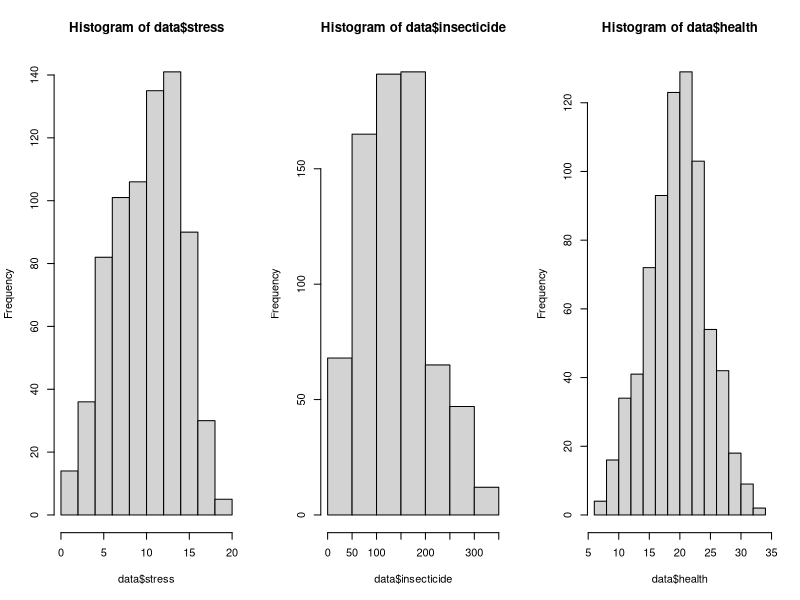
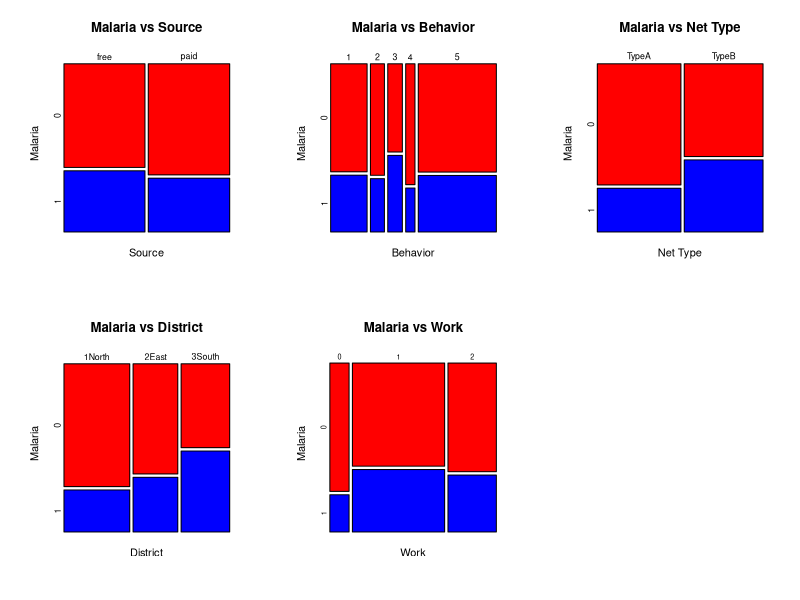
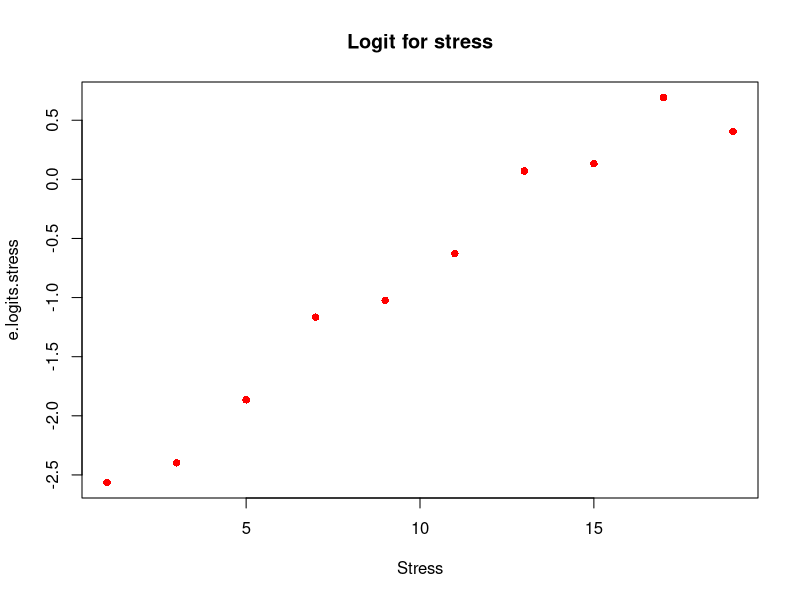
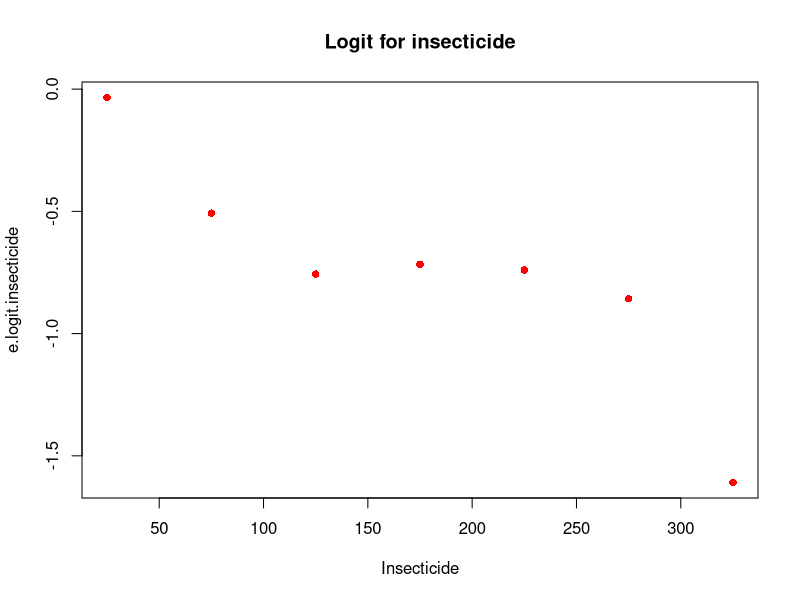
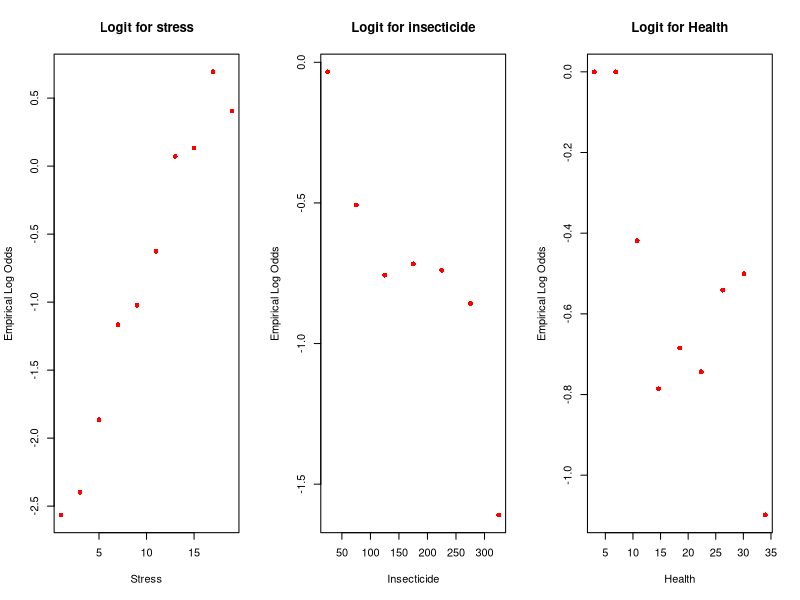
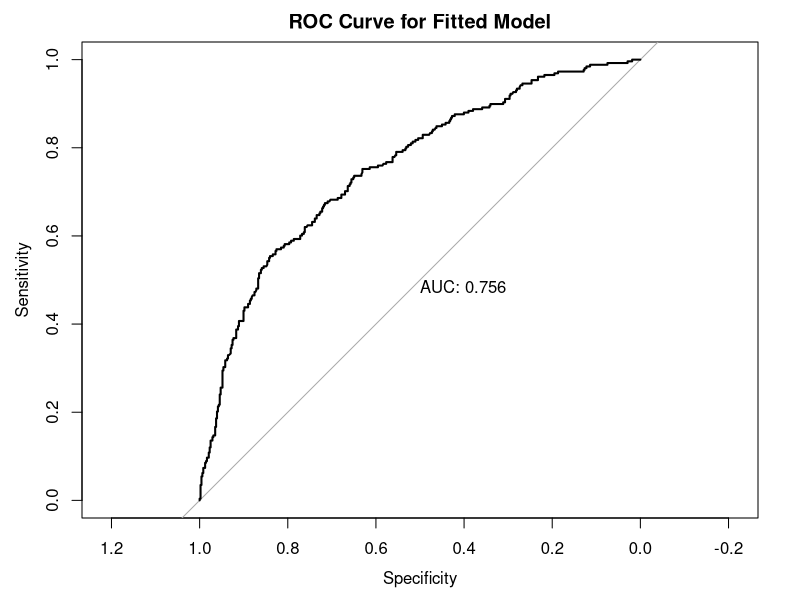
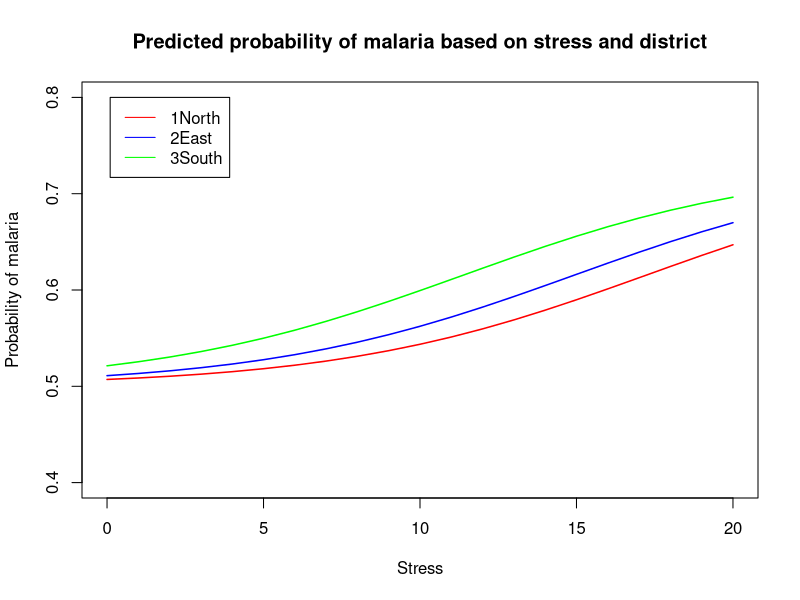

These figures' R source, in order:
# packages
library(pROC)

# import data
fdata = read.csv("malaria.csv")
head(fdata)

# remove Nid column
data = fdata[,-1]
head(data)

# check for null values
sum(is.na(data))

# change categorical variables using factor
data$source = factor(data$source)
data$behavior = factor(data$behavior)
data$nettype = factor(data$nettype)
data$district = factor(data$district)
data$work = factor(data$work)

# characteristics of subjects
summary(data$insecticide)
summary(data$stress)
summary(data$health)


# remove outlier
data = data[(data$insecticide < 424.01),]
data = data[(data$health != 37),]
data = data[(data$district != "9Moon"),]
data$district = droplevels(data$district, exclude = "9Moon")
data = data[(data$stress>0),]

# check for null values after removing outliers
sum(is.na(data))

# histograms
par(mfrow = c(1, 3))
hist(data$stress)
hist(data$insecticide, breaks = seq(0,350, by=50))
hist(data$health)
par(mfrow = c(1, 1))

# plot of contingency table
par(mfrow = c(2, 3))
mosaicplot(table(data$source, data$malaria),
           color = c("Red", "Blue"),
           xlab="Source",
           ylab="Malaria",
           main="Malaria vs Source",
           cex.axis = 0.8)

mosaicplot(table(data$behavior, data$malaria),
           color = c("Red", "Blue"),
           xlab="Behavior",
           ylab="Malaria",
           main="Malaria vs Behavior",
           cex.axis = 0.8)

mosaicplot(table(data$nettype, data$malaria),
           color = c("Red", "Blue"),
           xlab="Net Type",
           ylab="Malaria",
           main = "Malaria vs Net Type",
           cex.axis = 0.8)

mosaicplot(table(data$district, data$malaria),
           color = c("Red", "Blue"),
           xlab="District",
           ylab="Malaria",
           main="Malaria vs District",
           cex.axis = 0.8)

mosaicplot(table(data$work, data$malaria),
           color = c("Red", "Blue"),
           xlab="Work",
           ylab="Malaria",
           main="Malaria vs Work",
           cex.axis = )
par(mfrow = c(1, 1))

#chisq testing for categorical variables
chisq.test(table(data$malaria, data$source))
chisq.test(table(data$malaria, data$behavior))
chisq.test(table(data$malaria, data$nettype))
chisq.test(table(data$malaria, data$district))
chisq.test(table(data$malaria, data$work))

# LR test for continuous variable
glm.stress = glm(malaria ~ stress, data=data, family="binomial")
glm.insecticide = glm(malaria ~ insecticide, data=data, family="binomial")
glm.health = glm(malaria ~ health, data=data, family="binomial")

pchisq(anova(glm.stress)[2,2], anova(glm.stress)[2,1], lower.tail = FALSE)
pchisq(anova(glm.insecticide)[2,2], anova(glm.insecticide)[2,1], lower.tail = FALSE)
pchisq(anova(glm.health)[2,2], anova(glm.health)[2,1], lower.tail = FALSE)

#################################################
### slicing-dicing plot of empirical log-odds ###
#################################################

# Stress
stress.frac = factor(cut(data$stress,breaks=seq(0,20, by=2)))
stressdata <- data.frame(data, stress.frac)
e.probs= tapply(data$malaria, stress.frac, mean)
e.logits.stress <- log(e.probs/(1-e.probs))
plot(seq(1,19, by=2), e.logits.stress, xlab="Stress", col = "red", pch = 16,main= "Logit for stress")

# insecticide
insecticide.frac = factor(cut(data$insecticide,breaks=seq(0,350, by=50)))
insecticidedata <- data.frame(data, insecticide.frac)
e.probsins= tapply(data$malaria, insecticide.frac, mean)
e.logit.insecticide <- log(e.probsins/(1-e.probsins))
plot(seq(25, 325, by=50), e.logit.insecticide, xlab="Insecticide", col = "red", pch = 16,main= "Logit for insecticide")

# health
health.frac = factor(cut(data$health, breaks=seq(5,34, by=3)))
health_data <- data.frame(data, health.frac)
e.probsins = tapply(data$malaria, health.frac, mean)
e.logitsins.health <- log(e.probsins/(1-e.probsins))

par(mfrow = c(1, 3))
plot(seq(1,19, by=2), e.logits.stress, xlab="Stress", col = "red",
     pch = 16, main= "Logit for stress", ylab = "Empirical Log Odds")
plot(seq(25, 325, by=50), e.logit.insecticide, xlab="Insecticide", col = "red",
     pch = 16,main= "Logit for insecticide", ylab = "Empirical Log Odds")
plot(seq(3, 34, length.out=length(e.logitsins.health)),e.logitsins.health,
     xlab="Health", col = "red", pch = 16,
     main= "Logit for Health", ylab = "Empirical Log Odds")
par(mfrow = c(1, 1))

#######################
#### MODEL FITTING ####
#######################

# test transformations of insecticide
# insecticide
summary(glm(malaria ~ insecticide, data = data, family="binomial"))
BIC(glm(malaria ~ insecticide, data = data, family="binomial"))

# sqrt insecticide
summary(glm(malaria ~ sqrt(insecticide), data = data, family="binomial"))
BIC(glm(malaria ~ sqrt(insecticide), data = data, family="binomial"))

# insecticide^2
summary(glm(malaria ~ (insecticide)^2, data = data, family="binomial"))
BIC(glm(malaria ~ (insecticide)^2, data = data, family="binomial"))

# fit model with all parameters
glm.all = glm(malaria ~., data = data, family="binomial")
summary(glm.all)
pchisq(956.98-807.19, 13, lower.tail=FALSE)

# remove variables that are not statistically significant in output
# summary above
glm.reduce = glm(malaria ~. - source - health - work, data=data, family="binomial")
summary(glm.reduce)

# LR test for variables that were not statistically significant. p-value shows
# that source, health, work is not statistically significant
anova(glm.reduce, glm.all)
pchisq(3.754, 4, lower.tail=FALSE) # 0.4403207

# create intercept model for selection algorithm
glm.intercept = glm(malaria ~ 1, data=data, family="binomial")

# forward selection algorithm
glm.forward = step(glm.intercept, direction='forward', scope=formula(glm.all))
formula(glm.forward) # malaria ~ stress + district + nettype + insecticide

# backward selection algorithm
glm.backward = step(glm.all, direction='backward')
formula(glm.backward) # malaria ~ stress + insecticide + nettype + district

# both direction
glm.both = step(glm.intercept, direction='both', scope=formula(glm.all))
formula(glm.both) # malaria ~ stress + district + nettype + insecticide

# check to see if variables omitted from glm.both are not statistically
# significant. p-value shows that variables can be omitted
anova(glm.both, glm.all)
pchisq(1.8935, 4, lower.tail = FALSE) # 0.755339

# check for interaction
glm.interaction = glm(malaria ~ stress + district + nettype + insecticide + stress*district + stress*nettype + stress*insecticide + district*nettype + district*insecticide + nettype*insecticide, data = data, family = "binomial")
summary(glm.interaction)

# forward
glm.interact.forward = step(glm.both, direction='forward', scope=formula(glm.interaction))
formula(glm.interact.forward) # malaria ~ stress + district + nettype + insecticide + nettype:insecticide

# backward
glm.interact.backward = step(glm.interaction, direction='backward')
formula(glm.interact.backward) # malaria ~ stress + district + nettype + insecticide + nettype*insecticide

# both direction
glm.interact.both = step(glm.both, direction='both', scope=formula(glm.interaction))
formula(glm.interact.both) # malaria ~ stress + district + nettype + insecticide + nettype*insecticide

# LR to see if removed interaction terms are statistically significant
anova(glm.interact.both, glm.interaction)
pchisq(6.9708, 8, lower.tail = FALSE) # 0.5397864

# LR to see if interaction term nettype:insecticide cab be omitted
# seems that interaction term is not relevant
anova(glm.both, glm.interact.both)
pchisq(3.057, 1, lower.tail = FALSE) # 0.08038997

############################################
##### Anova tests for Model Variations #####
############################################

# all the associated variables
model.full = glm(malaria ~ nettype + district + work + stress + insecticide,
                 family= "binomial",
                 data = data)
summary(model.full)
BIC(model.full) # 868.0192
AIC(model.full) # 831.166

# remove net type
model.rem.nettype = glm(malaria ~ district + work + stress + insecticide,
                        family= "binomial",
                        data = data)
summary(model.rem.nettype)
BIC(model.rem.nettype) # 872.7548
AIC(model.rem.nettype) # 840.5082

#remove district
model.rem.district = glm(malaria ~ nettype + work + stress + insecticide,
                         family= "binomial",
                         data = data)
summary(model.rem.district)
BIC(model.rem.district) # 887.7656
AIC(model.rem.district) # 860.1257

# remove work

model.rem.work = glm(malaria ~ nettype + district + stress + insecticide,
                    family= "binomial",
                    data = data)
summary(model.rem.work)
BIC(model.rem.work) # 857.3503
AIC(model.rem.work) # 829.7104

#remove stress
model.rem.stress = glm(malaria ~ nettype + district + work + insecticide,
                     family= "binomial",
                     data = data)
summary(model.rem.stress)
BIC(model.rem.stress) # 933.7979
AIC(model.rem.stress) # 901.5514

#remove insecticide
model.rem.stress = glm(malaria ~ nettype + district + work + stress,
                       family= "binomial",
                       data = data)
summary(model.rem.stress)
BIC(model.rem.stress) # 866.3756
AIC(model.rem.stress) # 834.129

# From the outs above, the model with the best AIC is the
# model with netype, district, stress, and insecticide as variables.

#######
# Adding interaction to best fit model
#######

# nettype*insecticide
summary(glm(data$malaria~data$nettype+ data$district + data$stress + data$insecticide+ data$nettype*data$insecticide, family= "binomial"))
BIC(glm(data$malaria~data$nettype+ data$district + data$stress + data$insecticide+ data$nettype:data$insecticide, family= "binomial")) # 828.6534

# stress*work
summary(glm(data$malaria~data$nettype+ data$district + data$stress+ data$work + data$insecticide + data$stress:data$work, family= "binomial"))
BIC(glm(data$malaria~data$nettype+ data$district + data$stress+ data$insecticide + + data$work + data$stress:data$work, family= "binomial")) # 834.3218

#stress*insecticide
summary(glm(data$malaria~data$nettype+ data$district + data$stress + data$insecticide + data$stress:data$insecticide, family= "binomial"))
BIC(glm(data$malaria~data$nettype+ data$district + data$stress + data$insecticide + data$stress:data$insecticide, family= "binomial"))

# take away district from best AIC model
summary(glm(data$malaria~data$nettype + data$stress + data$insecticide+ data$nettype:data$insecticide, family= "binomial"))
BIC(glm(data$malaria~data$nettype + data$stress + data$insecticide+ data$nettype:data$insecticide, family= "binomial")) # 858.2966

# Parameter estimates for best AIC model
best.fit<-glm(malaria ~ nettype + district + stress + insecticide + nettype*insecticide,
              family= "binomial",
              data = data)
summary(best.fit)

#############################################
######### Selection Algorithm Check #########
#############################################

# fit model with all parameters
glm.all = glm(malaria ~., data = data, family="binomial")
summary(glm.all)
pchisq(956.98-807.19, 13, lower.tail=FALSE)

# remove variables that are not statistically significant in output
# summary above
glm.reduce = glm(malaria ~. - source - health - work, data=data, family="binomial")
summary(glm.reduce)

# LR test for variables that were not statistically significant. p-value shows
# that source, health, work is not statistically significant
anova(glm.reduce, glm.all)
pchisq(3.754, 4, lower.tail=FALSE) # 0.4403207

# create intercept model for selection algorithm
glm.intercept = glm(malaria ~ 1, data=data, family="binomial")

# forward selection algorithm
glm.forward = step(glm.intercept, direction='forward', scope=formula(glm.all))
formula(glm.forward) # malaria ~ stress + district + nettype + insecticide

# backward selection algorithm
glm.backward = step(glm.all, direction='backward')
formula(glm.backward) # malaria ~ stress + insecticide + nettype + district

# both direction
glm.both = step(glm.intercept, direction='both', scope=formula(glm.all))
formula(glm.both) # malaria ~ stress + district + nettype + insecticide

# check to see if variables omitted from glm.both are not statistically
# significant. p-value shows that variables can be omitted
anova(glm.both, glm.all)
pchisq(1.8935, 4, lower.tail = FALSE) # 0.755339

# check for interaction
glm.interaction = glm(malaria ~ stress + district + nettype + insecticide + stress*district + stress*nettype + stress*insecticide + district*nettype + district*insecticide + nettype*insecticide, data = data, family = "binomial")
summary(glm.interaction)

# forward
glm.interact.forward = step(glm.both, direction='forward', scope=formula(glm.interaction))
formula(glm.interact.forward) # malaria ~ stress + district + nettype + insecticide + nettype:insecticide

# backward
glm.interact.backward = step(glm.interaction, direction='backward')
formula(glm.interact.backward) # malaria ~ stress + district + nettype + insecticide + nettype*insecticide

# both direction
glm.interact.both = step(glm.both, direction='both', scope=formula(glm.interaction))
formula(glm.interact.both) # malaria ~ stress + district + nettype + insecticide + nettype*insecticide

# LR to see if removed interaction terms are statistically significant
anova(glm.interact.both, glm.interaction)
pchisq(6.9708, 8, lower.tail = FALSE) # 0.5397864

# LR to see if interaction term nettype:insecticide cab be omitted
# seems that interaction term is not relevant
anova(glm.both, glm.interact.both)
pchisq(3.057, 1, lower.tail = FALSE) # 0.08038997

#####################################
###### Odds Ratio, CI, p-value ######
#####################################

# Odds Ratio
oddsratios<-exp(best.fit$coefficients); oddsratios

# Confidence Interval for Odds Ratio
exp(confint(best.fit))

# p-value
summary(best.fit)$coefficients[,4]

##############################################################
###### Classification Table, Goodness of Fit, ROC Curve ######
##############################################################

# classification table / confusion matrix
best.fitted = best.fit$fitted.values
best.predict = ifelse(best.fit$fitted.values >= 0.5, 1, 0)
table(data$malaria, best.predict)

# goodness of fit
summary(best.fit)
pchisq(956.98 - 814.65, 6, lower.tail = FALSE) # 3.229534e-28

# roc curve
plot.roc(data$malaria, best.fit$fitted.values, print.auc=TRUE, quiet=TRUE,
         main = "ROC Curve for Fitted Model")
auc(data$malaria, best.fit$fitted.values) # 0.756

###########################################
###### Plot of Success Probabilities ######
###########################################

p.success = tapply(data$malaria, factor(cut(data$stress, seq(0,20, by=2))), mean)
new1 = data.frame(stress = 0:20, district="1North", nettype = "TypeA", insecticide = 140)
pred.dist1 = predict(best.fit, newdata = new1, type="response")
prob.dist1 = exp(pred.dist1)/(1+exp(pred.dist1))

new2 = data.frame(stress = 0:20, district="2East", nettype = "TypeA", insecticide = 140)
pred.dist2 = predict(best.fit, newdata = new2, type="response")
prob.dist2 = exp(pred.dist2)/(1+exp(pred.dist2))

new3 = data.frame(stress = 0:20, district="3South", nettype = "TypeA", insecticide = 140)
pred.dist3 = predict(best.fit, newdata = new3, type="response")
prob.dist3 = exp(pred.dist3)/(1+exp(pred.dist3))

plot(x=seq(1,19, by=2), y=p.success, type="n", xlim=c(0, 20),ylim=c(0.4,0.8),xlab="Stress", ylab="Probability of malaria", main="Predicted probability of malaria based on stress and district")
lines(0:20, prob.dist1, col="red", lwd=1.5)
lines(0:20, prob.dist2, col="blue", lwd=1.5)
lines(0:20, prob.dist3, col="green", lwd=1.5)
legend(0.1,0.8, c("1North","2East","3South"), col=c("red", "blue", "green"), lty=1)
